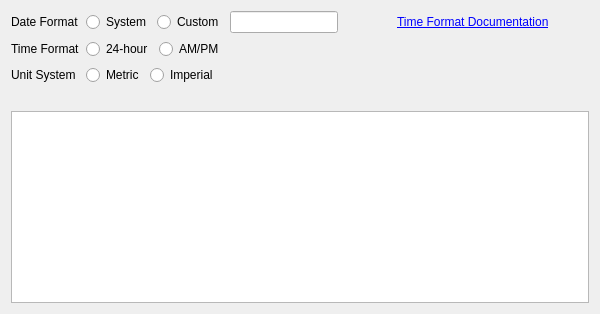
     <widget class="QWidget" name="guiTab">
      <attribute name="title">
       <string>GUI</string>
      </attribute>
      <layout class="QVBoxLayout" name="verticalLayout_14">
       <item>
        <layout class="QFormLayout" name="dateTimeFormatLayout">
         <item row="0" column="0">
          <widget class="QLabel" name="dateFormatLabel">
           <property name="text">
            <string>Date Format</string>
           </property>
          </widget>
         </item>
         <item row="0" column="1">
          <layout class="QHBoxLayout" name="horizontalLayout_36">
           <item>
            <widget class="QRadioButton" name="dateFormatSystemRadioButton">
             <property name="text">
              <string>System</string>
             </property>
             <attribute name="buttonGroup">
              <string notr="true">buttonGroup_2</string>
             </attribute>
            </widget>
           </item>
           <item>
            <widget class="QRadioButton" name="dateFormatCustomRadioButton">
             <property name="text">
              <string>Custom</string>
             </property>
             <attribute name="buttonGroup">
              <string notr="true">buttonGroup_2</string>
             </attribute>
            </widget>
           </item>
           <item>
            <widget class="QLineEdit" name="dateFormatStringEdit">
             <property name="sizePolicy">
              <sizepolicy hsizetype="Fixed" vsizetype="Fixed">
               <horstretch>0</horstretch>
               <verstretch>0</verstretch>
              </sizepolicy>
             </property>
            </widget>
           </item>
           <item>
            <spacer name="horizontalSpacer_5">
             <property name="orientation">
              <enum>Qt::Horizontal</enum>
             </property>
             <property name="sizeType">
              <enum>QSizePolicy::Fixed</enum>
             </property>
             <property name="sizeHint" stdset="0">
              <size>
               <width>20</width>
               <height>20</height>
              </size>
             </property>
            </spacer>
           </item>
           <item>
            <widget class="QLabel" name="dateFormatResultLabel">
             <property name="text">
              <string/>
             </property>
            </widget>
           </item>
           <item>
            <spacer name="horizontalSpacer_4">
             <property name="orientation">
              <enum>Qt::Horizontal</enum>
             </property>
             <property name="sizeType">
              <enum>QSizePolicy::Fixed</enum>
             </property>
             <property name="sizeHint" stdset="0">
              <size>
               <width>20</width>
               <height>20</height>
              </size>
             </property>
            </spacer>
           </item>
           <item>
            <widget class="QLabel" name="dateFormatDocLabel">
             <property name="text">
              <string>&lt;a href=&quot;https://doc.qt.io/qt-6/qdate.html#fromString-1&quot;&gt;Time Format Documentation&lt;/a&gt;</string>
             </property>
             <property name="openExternalLinks">
              <bool>true</bool>
             </property>
            </widget>
           </item>
           <item>
            <spacer name="horizontalSpacer_6">
             <property name="orientation">
              <enum>Qt::Horizontal</enum>
             </property>
             <property name="sizeHint" stdset="0">
              <size>
               <width>40</width>
               <height>20</height>
              </size>
             </property>
            </spacer>
           </item>
          </layout>
         </item>
         <item row="1" column="0">
          <widget class="QLabel" name="timeFormatLabel">
           <property name="text">
            <string>Time Format</string>
           </property>
          </widget>
         </item>
         <item row="1" column="1">
          <layout class="QHBoxLayout" name="horizontalLayout_35">
           <item>
            <widget class="QRadioButton" name="timeFormat24RadioButton">
             <property name="text">
              <string>24-hour</string>
             </property>
             <attribute name="buttonGroup">
              <string notr="true">buttonGroup</string>
             </attribute>
            </widget>
           </item>
           <item>
            <widget class="QRadioButton" name="timeFormat12RadioButton">
             <property name="text">
              <string>AM/PM</string>
             </property>
             <attribute name="buttonGroup">
              <string notr="true">buttonGroup</string>
             </attribute>
            </widget>
           </item>
           <item>
            <spacer name="horizontalSpacer_3">
             <property name="orientation">
              <enum>Qt::Horizontal</enum>
             </property>
             <property name="sizeHint" stdset="0">
              <size>
               <width>40</width>
               <height>20</height>
              </size>
             </property>
            </spacer>
           </item>
          </layout>
         </item>
         <item row="2" column="0">
          <widget class="QLabel" name="unitFormatLabel">
           <property name="text">
            <string>Unit System</string>
           </property>
          </widget>
         </item>
         <item row="2" column="1">
          <layout class="QHBoxLayout" name="horizontalLayout_38">
           <item>
            <widget class="QRadioButton" name="unitFormatMetricRadioButton">
             <property name="text">
              <string>Metric</string>
             </property>
             <attribute name="buttonGroup">
              <string notr="true">buttonGroup_3</string>
             </attribute>
            </widget>
           </item>
           <item>
            <widget class="QRadioButton" name="unitFormatImperialRadioButton">
             <property name="text">
              <string>Imperial</string>
             </property>
             <attribute name="buttonGroup">
              <string notr="true">buttonGroup_3</string>
             </attribute>
            </widget>
           </item>
           <item>
            <spacer name="horizontalSpacer_8">
             <property name="orientation">
              <enum>Qt::Horizontal</enum>
             </property>
             <property name="sizeHint" stdset="0">
              <size>
               <width>40</width>
               <height>20</height>
              </size>
             </property>
            </spacer>
           </item>
          </layout>
         </item>
        </layout>
       </item>
       <item>
        <widget class="QLabel" name="shortcutInfoLabel">
         <property name="text">
          <string/>
         </property>
        </widget>
       </item>
       <item>
        <widget class="QTableView" name="shortcutsTableView">
         <property name="alternatingRowColors">
          <bool>true</bool>
         </property>
         <property name="selectionMode">
          <enum>QAbstractItemView::NoSelection</enum>
         </property>
         <property name="verticalScrollMode">
          <enum>QAbstractItemView::ScrollPerPixel</enum>
         </property>
         <property name="horizontalScrollMode">
          <enum>QAbstractItemView::ScrollPerPixel</enum>
         </property>
         <attribute name="horizontalHeaderMinimumSectionSize">
          <number>300</number>
         </attribute>
         <attribute name="verticalHeaderMinimumSectionSize">
          <number>20</number>
         </attribute>
         <attribute name="verticalHeaderDefaultSectionSize">
          <number>20</number>
         </attribute>
        </widget>
       </item>
      </layout>
     </widget>
